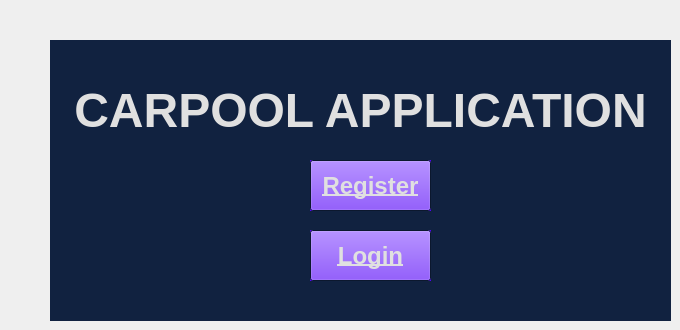
    <widget class="QWidget" name="page">
     <widget class="QWidget" name="index0" native="true">
      <property name="geometry">
       <rect>
        <x>50</x>
        <y>40</y>
        <width>621</width>
        <height>281</height>
       </rect>
      </property>
      <property name="palette">
       <palette>
        <active>
         <colorrole role="Midlight">
          <brush brushstyle="SolidPattern">
           <color alpha="255">
            <red>85</red>
            <green>255</green>
            <blue>127</blue>
           </color>
          </brush>
         </colorrole>
         <colorrole role="Base">
          <brush brushstyle="SolidPattern">
           <color alpha="255">
            <red>17</red>
            <green>34</green>
            <blue>64</blue>
           </color>
          </brush>
         </colorrole>
         <colorrole role="Window">
          <brush brushstyle="SolidPattern">
           <color alpha="255">
            <red>17</red>
            <green>34</green>
            <blue>64</blue>
           </color>
          </brush>
         </colorrole>
         <colorrole role="AlternateBase">
          <brush brushstyle="SolidPattern">
           <color alpha="255">
            <red>255</red>
            <green>255</green>
            <blue>127</blue>
           </color>
          </brush>
         </colorrole>
        </active>
        <inactive>
         <colorrole role="Midlight">
          <brush brushstyle="SolidPattern">
           <color alpha="255">
            <red>85</red>
            <green>255</green>
            <blue>127</blue>
           </color>
          </brush>
         </colorrole>
         <colorrole role="Base">
          <brush brushstyle="SolidPattern">
           <color alpha="255">
            <red>17</red>
            <green>34</green>
            <blue>64</blue>
           </color>
          </brush>
         </colorrole>
         <colorrole role="Window">
          <brush brushstyle="SolidPattern">
           <color alpha="255">
            <red>17</red>
            <green>34</green>
            <blue>64</blue>
           </color>
          </brush>
         </colorrole>
         <colorrole role="AlternateBase">
          <brush brushstyle="SolidPattern">
           <color alpha="255">
            <red>255</red>
            <green>255</green>
            <blue>127</blue>
           </color>
          </brush>
         </colorrole>
        </inactive>
        <disabled>
         <colorrole role="Midlight">
          <brush brushstyle="SolidPattern">
           <color alpha="255">
            <red>85</red>
            <green>255</green>
            <blue>127</blue>
           </color>
          </brush>
         </colorrole>
         <colorrole role="Base">
          <brush brushstyle="SolidPattern">
           <color alpha="255">
            <red>17</red>
            <green>34</green>
            <blue>64</blue>
           </color>
          </brush>
         </colorrole>
         <colorrole role="Window">
          <brush brushstyle="SolidPattern">
           <color alpha="255">
            <red>17</red>
            <green>34</green>
            <blue>64</blue>
           </color>
          </brush>
         </colorrole>
         <colorrole role="AlternateBase">
          <brush brushstyle="SolidPattern">
           <color alpha="255">
            <red>255</red>
            <green>255</green>
            <blue>127</blue>
           </color>
          </brush>
         </colorrole>
        </disabled>
       </palette>
      </property>
      <property name="autoFillBackground">
       <bool>true</bool>
      </property>
      <widget class="QPushButton" name="registerButton">
       <property name="geometry">
        <rect>
         <x>260</x>
         <y>120</y>
         <width>121</width>
         <height>51</height>
        </rect>
       </property>
       <property name="palette">
        <palette>
         <active>
          <colorrole role="WindowText">
           <brush brushstyle="SolidPattern">
            <color alpha="255">
             <red>0</red>
             <green>0</green>
             <blue>0</blue>
            </color>
           </brush>
          </colorrole>
          <colorrole role="Button">
           <brush brushstyle="SolidPattern">
            <color alpha="255">
             <red>85</red>
             <green>0</green>
             <blue>255</blue>
            </color>
           </brush>
          </colorrole>
          <colorrole role="Light">
           <brush brushstyle="SolidPattern">
            <color alpha="255">
             <red>0</red>
             <green>0</green>
             <blue>0</blue>
            </color>
           </brush>
          </colorrole>
          <colorrole role="Dark">
           <brush brushstyle="SolidPattern">
            <color alpha="255">
             <red>0</red>
             <green>0</green>
             <blue>0</blue>
            </color>
           </brush>
          </colorrole>
          <colorrole role="Mid">
           <brush brushstyle="SolidPattern">
            <color alpha="255">
             <red>255</red>
             <green>255</green>
             <blue>255</blue>
            </color>
           </brush>
          </colorrole>
          <colorrole role="Text">
           <brush brushstyle="SolidPattern">
            <color alpha="255">
             <red>0</red>
             <green>0</green>
             <blue>0</blue>
            </color>
           </brush>
          </colorrole>
          <colorrole role="BrightText">
           <brush brushstyle="SolidPattern">
            <color alpha="255">
             <red>0</red>
             <green>0</green>
             <blue>0</blue>
            </color>
           </brush>
          </colorrole>
          <colorrole role="ButtonText">
           <brush brushstyle="SolidPattern">
            <color alpha="255">
             <red>224</red>
             <green>224</green>
             <blue>224</blue>
            </color>
           </brush>
          </colorrole>
          <colorrole role="Base">
           <brush brushstyle="SolidPattern">
            <color alpha="255">
             <red>7</red>
             <green>7</green>
             <blue>7</blue>
            </color>
           </brush>
          </colorrole>
          <colorrole role="Shadow">
           <brush brushstyle="SolidPattern">
            <color alpha="255">
             <red>255</red>
             <green>255</green>
             <blue>255</blue>
            </color>
           </brush>
          </colorrole>
          <colorrole role="ToolTipBase">
           <brush brushstyle="SolidPattern">
            <color alpha="255">
             <red>255</red>
             <green>255</green>
             <blue>255</blue>
            </color>
           </brush>
          </colorrole>
          <colorrole role="PlaceholderText">
           <brush brushstyle="SolidPattern">
            <color alpha="128">
             <red>255</red>
             <green>255</green>
             <blue>255</blue>
            </color>
           </brush>
          </colorrole>
         </active>
         <inactive>
          <colorrole role="WindowText">
           <brush brushstyle="SolidPattern">
            <color alpha="255">
             <red>0</red>
             <green>0</green>
             <blue>0</blue>
            </color>
           </brush>
          </colorrole>
          <colorrole role="Button">
           <brush brushstyle="SolidPattern">
            <color alpha="255">
             <red>85</red>
             <green>0</green>
             <blue>255</blue>
            </color>
           </brush>
          </colorrole>
          <colorrole role="Light">
           <brush brushstyle="SolidPattern">
            <color alpha="255">
             <red>0</red>
             <green>0</green>
             <blue>0</blue>
            </color>
           </brush>
          </colorrole>
          <colorrole role="Dark">
           <brush brushstyle="SolidPattern">
            <color alpha="255">
             <red>0</red>
             <green>0</green>
             <blue>0</blue>
            </color>
           </brush>
          </colorrole>
          <colorrole role="Mid">
           <brush brushstyle="SolidPattern">
            <color alpha="255">
             <red>255</red>
             <green>255</green>
             <blue>255</blue>
            </color>
           </brush>
          </colorrole>
          <colorrole role="Text">
           <brush brushstyle="SolidPattern">
            <color alpha="255">
             <red>0</red>
             <green>0</green>
             <blue>0</blue>
            </color>
           </brush>
          </colorrole>
          <colorrole role="BrightText">
           <brush brushstyle="SolidPattern">
            <color alpha="255">
             <red>0</red>
             <green>0</green>
             <blue>0</blue>
            </color>
           </brush>
          </colorrole>
          <colorrole role="ButtonText">
           <brush brushstyle="SolidPattern">
            <color alpha="255">
             <red>224</red>
             <green>224</green>
             <blue>224</blue>
            </color>
           </brush>
          </colorrole>
          <colorrole role="Base">
           <brush brushstyle="SolidPattern">
            <color alpha="255">
             <red>7</red>
             <green>7</green>
             <blue>7</blue>
            </color>
           </brush>
          </colorrole>
          <colorrole role="Shadow">
           <brush brushstyle="SolidPattern">
            <color alpha="255">
             <red>255</red>
             <green>255</green>
             <blue>255</blue>
            </color>
           </brush>
          </colorrole>
          <colorrole role="ToolTipBase">
           <brush brushstyle="SolidPattern">
            <color alpha="255">
             <red>255</red>
             <green>255</green>
             <blue>255</blue>
            </color>
           </brush>
          </colorrole>
          <colorrole role="PlaceholderText">
           <brush brushstyle="SolidPattern">
            <color alpha="128">
             <red>255</red>
             <green>255</green>
             <blue>255</blue>
            </color>
           </brush>
          </colorrole>
         </inactive>
         <disabled>
          <colorrole role="WindowText">
           <brush brushstyle="SolidPattern">
            <color alpha="255">
             <red>0</red>
             <green>0</green>
             <blue>0</blue>
            </color>
           </brush>
          </colorrole>
          <colorrole role="Button">
           <brush brushstyle="SolidPattern">
            <color alpha="255">
             <red>85</red>
             <green>0</green>
             <blue>255</blue>
            </color>
           </brush>
          </colorrole>
          <colorrole role="Light">
           <brush brushstyle="SolidPattern">
            <color alpha="255">
             <red>0</red>
             <green>0</green>
             <blue>0</blue>
            </color>
           </brush>
          </colorrole>
          <colorrole role="Dark">
           <brush brushstyle="SolidPattern">
            <color alpha="255">
             <red>0</red>
             <green>0</green>
             <blue>0</blue>
            </color>
           </brush>
          </colorrole>
          <colorrole role="Mid">
           <brush brushstyle="SolidPattern">
            <color alpha="255">
             <red>255</red>
             <green>255</green>
             <blue>255</blue>
            </color>
           </brush>
          </colorrole>
          <colorrole role="Text">
           <brush brushstyle="SolidPattern">
            <color alpha="255">
             <red>0</red>
             <green>0</green>
             <blue>0</blue>
            </color>
           </brush>
          </colorrole>
          <colorrole role="BrightText">
           <brush brushstyle="SolidPattern">
            <color alpha="255">
             <red>0</red>
             <green>0</green>
             <blue>0</blue>
            </color>
           </brush>
          </colorrole>
          <colorrole role="ButtonText">
           <brush brushstyle="SolidPattern">
            <color alpha="255">
             <red>0</red>
             <green>0</green>
             <blue>0</blue>
            </color>
           </brush>
          </colorrole>
          <colorrole role="Shadow">
           <brush brushstyle="SolidPattern">
            <color alpha="255">
             <red>255</red>
             <green>255</green>
             <blue>255</blue>
            </color>
           </brush>
          </colorrole>
          <colorrole role="ToolTipBase">
           <brush brushstyle="SolidPattern">
            <color alpha="255">
             <red>255</red>
             <green>255</green>
             <blue>255</blue>
            </color>
           </brush>
          </colorrole>
          <colorrole role="PlaceholderText">
           <brush brushstyle="SolidPattern">
            <color alpha="128">
             <red>255</red>
             <green>255</green>
             <blue>255</blue>
            </color>
           </brush>
          </colorrole>
         </disabled>
        </palette>
       </property>
       <property name="font">
        <font>
         <family>Tahoma</family>
         <pointsize>18</pointsize>
         <bold>true</bold>
         <underline>true</underline>
        </font>
       </property>
       <property name="autoFillBackground">
        <bool>true</bool>
       </property>
       <property name="text">
        <string>Register</string>
       </property>
      </widget>
      <widget class="QPushButton" name="loginButton">
       <property name="geometry">
        <rect>
         <x>260</x>
         <y>190</y>
         <width>121</width>
         <height>51</height>
        </rect>
       </property>
       <property name="palette">
        <palette>
         <active>
          <colorrole role="Button">
           <brush brushstyle="SolidPattern">
            <color alpha="255">
             <red>85</red>
             <green>0</green>
             <blue>255</blue>
            </color>
           </brush>
          </colorrole>
          <colorrole role="ButtonText">
           <brush brushstyle="SolidPattern">
            <color alpha="255">
             <red>224</red>
             <green>224</green>
             <blue>224</blue>
            </color>
           </brush>
          </colorrole>
         </active>
         <inactive>
          <colorrole role="Button">
           <brush brushstyle="SolidPattern">
            <color alpha="255">
             <red>85</red>
             <green>0</green>
             <blue>255</blue>
            </color>
           </brush>
          </colorrole>
          <colorrole role="ButtonText">
           <brush brushstyle="SolidPattern">
            <color alpha="255">
             <red>224</red>
             <green>224</green>
             <blue>224</blue>
            </color>
           </brush>
          </colorrole>
         </inactive>
         <disabled>
          <colorrole role="Button">
           <brush brushstyle="SolidPattern">
            <color alpha="255">
             <red>85</red>
             <green>0</green>
             <blue>255</blue>
            </color>
           </brush>
          </colorrole>
         </disabled>
        </palette>
       </property>
       <property name="font">
        <font>
         <family>Tahoma</family>
         <pointsize>18</pointsize>
         <bold>true</bold>
         <underline>true</underline>
        </font>
       </property>
       <property name="autoFillBackground">
        <bool>true</bool>
       </property>
       <property name="text">
        <string>Login</string>
       </property>
      </widget>
      <widget class="QLabel" name="label">
       <property name="geometry">
        <rect>
         <x>10</x>
         <y>30</y>
         <width>601</width>
         <height>81</height>
        </rect>
       </property>
       <property name="palette">
        <palette>
         <active>
          <colorrole role="WindowText">
           <brush brushstyle="SolidPattern">
            <color alpha="255">
             <red>224</red>
             <green>224</green>
             <blue>224</blue>
            </color>
           </brush>
          </colorrole>
          <colorrole role="Text">
           <brush brushstyle="SolidPattern">
            <color alpha="255">
             <red>224</red>
             <green>224</green>
             <blue>224</blue>
            </color>
           </brush>
          </colorrole>
         </active>
         <inactive>
          <colorrole role="WindowText">
           <brush brushstyle="SolidPattern">
            <color alpha="255">
             <red>224</red>
             <green>224</green>
             <blue>224</blue>
            </color>
           </brush>
          </colorrole>
          <colorrole role="Text">
           <brush brushstyle="SolidPattern">
            <color alpha="255">
             <red>224</red>
             <green>224</green>
             <blue>224</blue>
            </color>
           </brush>
          </colorrole>
         </inactive>
         <disabled/>
        </palette>
       </property>
       <property name="font">
        <font>
         <family>Tahoma</family>
         <pointsize>36</pointsize>
         <bold>true</bold>
        </font>
       </property>
       <property name="autoFillBackground">
        <bool>true</bool>
       </property>
       <property name="text">
        <string>CARPOOL APPLICATION</string>
       </property>
       <property name="textFormat">
        <enum>Qt::TextFormat::PlainText</enum>
       </property>
       <property name="alignment">
        <set>Qt::AlignmentFlag::AlignCenter</set>
       </property>
      </widget>
     </widget>
    </widget>
